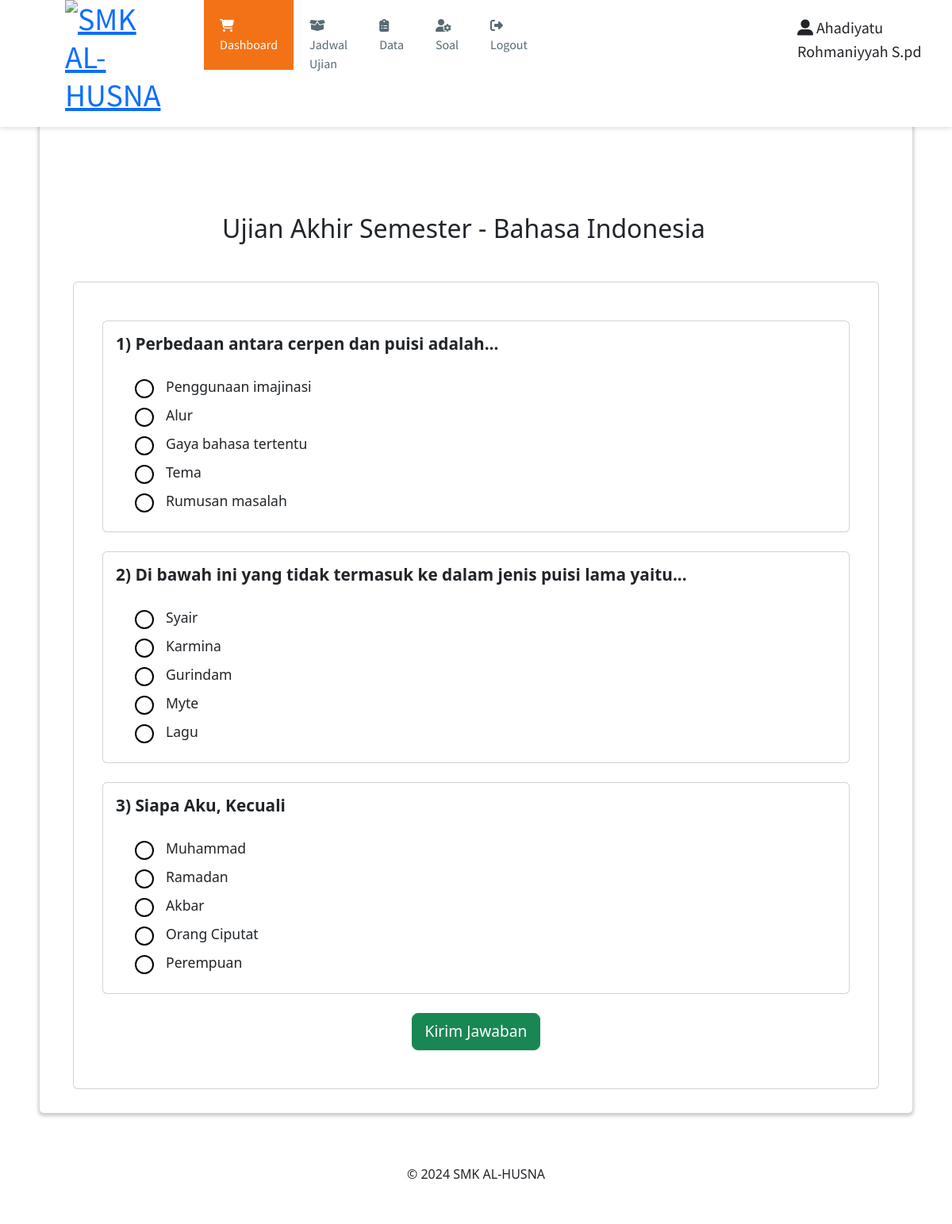
Screenshot of /form_uas.php?id_mapel=M-002 (signed in) with the database file from the repository.
### tables this page shows
CREATE TABLE `mapel` (
  `id_mapel` varchar(20) NOT NULL,
  `mapel` varchar(30) NOT NULL,
  `id_guru` varchar(20) NOT NULL
);

CREATE TABLE `ujian` (
  `id_ujian` varchar(10) NOT NULL,
  `id_mapel` varchar(10) NOT NULL,
  `jenis_ujian` varchar(25) NOT NULL
);

CREATE TABLE `soal` (
  `id_soal` varchar(20) NOT NULL,
  `id_ujian` varchar(10) NOT NULL,
  `soal` varchar(255) NOT NULL,
  `opsi` varchar(255) NOT NULL,
  `jawaban_benar` varchar(50) NOT NULL
);

### form_uas.php (the view, shortened to what this page needs)
<?php include "header.php"; ?>
<main>
  <div>
    <div class="d-flex">
      <ul style="display: flex;">
        <li class="mx-1"><a class="btn btn-primary" href="ujian.php">Kembali</a></li>
      </ul>
      <?php
      $pilihmapel = $_GET['id_mapel'];
      $ambildata = mysqli_query($mysqli, "SELECT * FROM mapel where id_mapel='$pilihmapel';");
      $ambilmapel = mysqli_fetch_array($ambildata);
      ?>
    </div>
    <div>
      <h2 style="margin-left: 200px; margin-top: 100px;"> Ujian Akhir Semester - <?= $ambilmapel['mapel']; ?></h2>
    </div>
  </div>
  <div class="container mt-5">
    <div class="card p-4">
      <form id="soalForm" action="" method="post">
        <div id="soalContainer" class="container mt-4">
          <?php
          $getmapel = $ambilmapel['id_mapel'];
          $getdata = mysqli_query($mysqli, "SELECT * FROM ujian, mapel, soal WHERE ujian.id_mapel=mapel.id_mapel AND mapel.id_mapel='$getmapel' AND ujian.jenis_ujian='Ujian Akhir Semester' AND soal.id_ujian=ujian.id_ujian;");
          $soalCount = 1;
          while ($soal = mysqli_fetch_array($getdata)) {
          ?>
            <div class="mb-4 card p-3" id="soal-<?= $soalCount ?>">
              <h5 class="card-title fw-bold" style="font-size: 1.3rem;"><?= $soalCount ?>) <?= $soal['soal'] ?></h5>
              <div style="height: 20px;"></div>
              <?php
              if (!empty($soal['opsi'])) {
                $opsi = explode(",", $soal['opsi']);
                $opsiCount = 1;
                foreach ($opsi as $op) {
              ?>
                  <div class="form-check mb-2 ms-4">
                    <input class="form-check-input" type="radio" name="jawaban[<?= $soal['id_soal'] ?>]" id="opsi<?= $soalCount ?>-<?= $opsiCount ?>" value="<?= $op ?>" style="width: 20px; height: 20px; border: 2px solid #000000; margin-right: 15px;">
                    <label class="form-check-label" for="opsi<?= $soalCount ?>-<?= $opsiCount ?>" style="font-size: 1.1rem;">
                      <?= $op ?>
                    </label>
                  </div>
                <?php
                  $opsiCount++;
                }
              } else {
                ?>
                <div class="mb-3">
                  <textarea class="form-control" name="jawaban[<?= $soal['id_soal'] ?>]" rows="3" placeholder="Masukkan jawaban Anda..." style="resize: none; font-size: 1.1rem;"></textarea>
                </div>
              <?php } ?>
            </div>
          <?php
            $soalCount++;
          }
          $ambilujian = mysqli_query($mysqli, "SELECT * FROM ujian where id_mapel='$pilihmapel' and jenis_ujian='Ujian Akhir Semester';");
          $ujian = mysqli_fetch_array($ambilujian);
          ?>
        </div>
        <?php
        $id_ujian = $ujian['id_ujian'];
        $ambilsoal = mysqli_query($mysqli, "SELECT * FROM soal WHERE id_ujian='$id_ujian' LIMIT 1");
        if ($getsoal = mysqli_fetch_array($ambilsoal)) {
        ?>
          <div class="text-center mb-4">
            <button type="submit" class="btn btn-success btn-lg" name="submitJawaban" style="font-size: 1.2rem;">
              Kirim Jawaban
            </button>
          </div>
        <?php
        } else {
          echo "<p class='text-center text-danger'>Tidak ada soal ditemukan untuk ujian ini.</p>";
        }
        ?>
      </form>
    </div>
  </div>
</main>
<?php include "footer.php"; ?>

### assets/styles/style.css (style rules this page uses)
body { font-family: 'Lato', sans-serif; color: #585858; background: #E7EFF2; }
main { background: white; box-shadow: 0 2px 4px 2px rgba(0, 0, 0, 0.2); border-radius: 5px; padding: 30px; margin: 85px 50px 30px; }
input { padding: 10px; width: 90%; margin: 5px; border-radius: 5px; border: 1.5px solid #DBDEE0; outline: none; }
.btn { cursor: pointer; border: 1.5px solid #F47216; padding: 10px; border-radius: 5px; transition: 0.5s; font-weight: 600; text-decoration: none; }

### rows the page displays
mapel: mapel "Bahasa Indonesia"
ujian: soal.soal "Perbedaan antara cerpen dan puisi adalah...", soal.opsi "Penggunaan imajinasi", soal.opsi "Alur", soal.opsi "Gaya bahasa tertentu", soal.opsi "Tema", soal.opsi "Rumusan masalah", soal.soal "Di bawah ini yang tidak termasuk ke dalam jenis puisi lama yaitu...", soal.opsi "Syair", soal.opsi "Karmina", soal.opsi "Gurindam", soal.opsi "Myte", soal.opsi "Lagu", soal.soal "Siapa Aku, Kecuali", soal.opsi "Muhammad", soal.opsi "Ramadan", soal.opsi "Akbar", soal.opsi "Orang Ciputat", soal.opsi "Perempuan"

### other values shown
$_SESSION['fullname'] "Ahadiyatu Rohmaniyyah S.pd"
